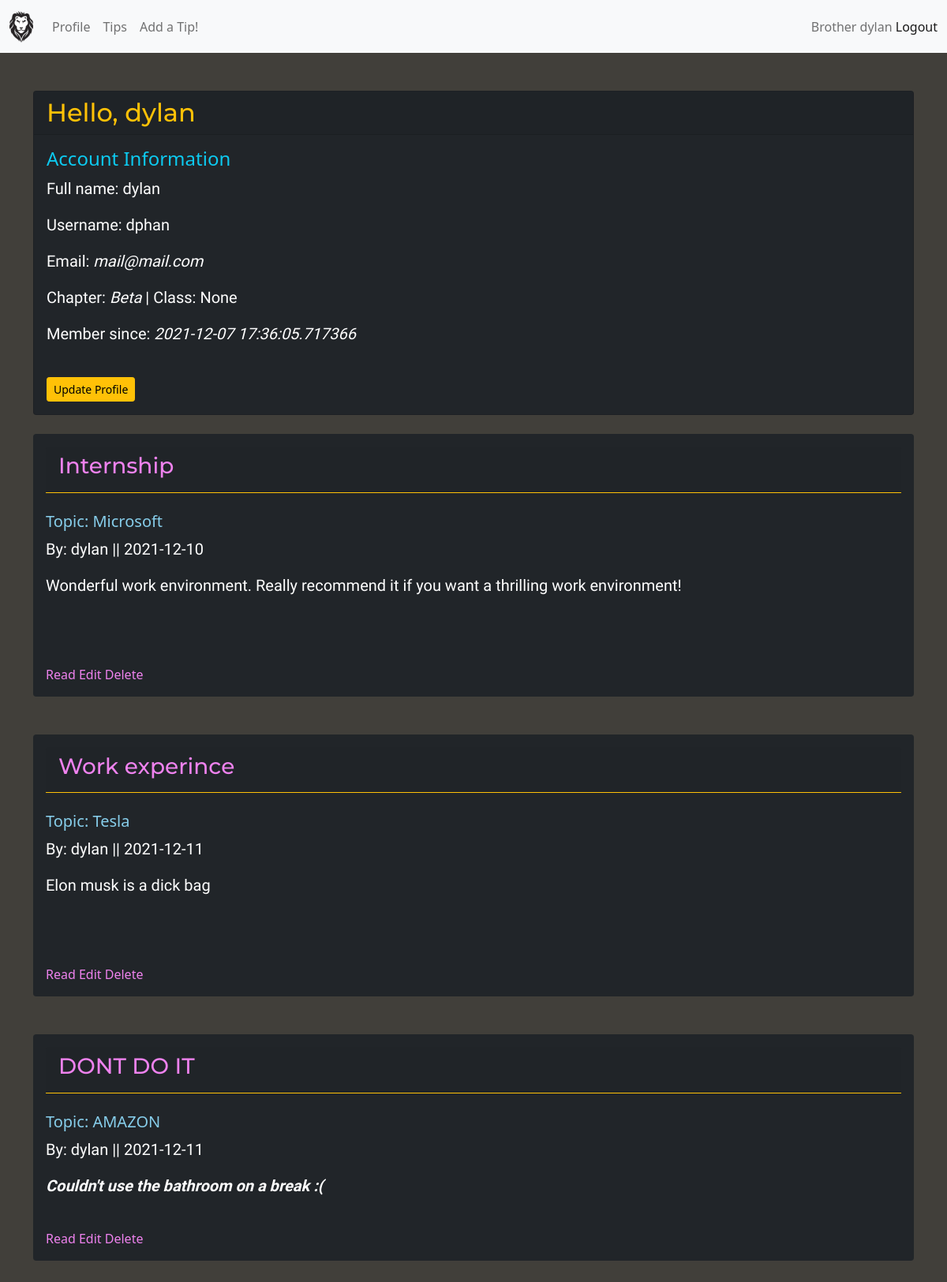
/dashboard (signed in), run on the app's committed database.
### routes.py (models this page shows, shortened)
class Users(UserMixin, db.Model):
    id = db.Column(db.Integer, primary_key=True)
    username = db.Column(db.String(200), unique=True)
    name = db.Column(db.String(200), nullable=False)
    email = db.Column(db.String(120), unique=True)
    chapter_letters = db.Column(db.String(120))
    class_year = db.Column(db.Integer())
    date_added = db.Column(db.DateTime, default=datetime.now)
    password_hash = db.Column(db.String(128))
    tips = db.relationship('TipPost', backref="poster")
    comments = db.relationship('Comment', backref='poster', passive_deletes=True)
    likes = db.relationship('Like', backref='poster', passive_deletes=True)
    @property
    def password(self):
        raise AttributeError('password is not a readable attribute!')

class TipPost(db.Model):
    id = db.Column(db.Integer, primary_key=True)
    title = db.Column(db.String(255))
    body = db.Column(db.Text(500))
    date_posted = db.Column(db.Date, default=datetime.utcnow)
    topic = db.Column(db.String(255))
    poster_id = db.Column(db.Integer, db.ForeignKey('users.id'))
    comments = db.relationship('Comment', backref='tip_post', passive_deletes=True)
    likes = db.relationship('Like', backref='tip_post', passive_deletes=True)

### routes.py (the view)
@app.route('/dashboard')
@login_required
def dashboard():
    tips = TipPost.query.order_by(TipPost.poster_id)
    return render_template('dashboard.html', tips=tips)

### routes.py (called while the page is built)
@login_manager.user_loader
def load_user(user_id):
	return Users.query.get(int(user_id))

@app.context_processor
def base():
    form=SearchForm()
    return dict(form=form)

### templates/dashboard.html (shortened to what this page needs)
{% extends 'base.html' %}
{% block content %}
<br>
<div class="card text-white bg-dark">
    <h2 class="card-header text-warning">Hello, {{ current_user.name }}</h2>
    <div class="card-body">
        <h4 class="card-title text-info">Account Information</h4>
        <p class="card-text">Full name: {{ current_user.name }}</p>
        <p class="card-text">Username: {{ current_user.username }}</p>
        <p class="card-text">Email: <em>{{ current_user.email }} </em></p>
        <p class="card-text">Chapter: <em>{{ current_user.chapter_letters}} </em> | Class: {{ current_user.class_year}}</p>
        <p class="card-text">Member since: <em>{{ current_user.date_added }} </em></p>
        <br>
        <a href="{{ url_for('update', id=current_user.id)}}" class="btn btn-warning btn-sm">Update Profile</a>
    </div>
</div>
<br>
{% for tip in tips %}
{% if tip.poster.id == current_user.id %}
<div class="text-white p-3 mb-5 bg-dark rounded">
    <div class="card-header border-warning">
    <h3>{{ tip.title }}</h3>
    </div>
    <br>
    <h5>Topic: {{ tip.topic }} </h5>
    <p>By: {{ tip.poster.name }} || {{ tip.date_posted }}</p>
    {{ tip.body | safe }} <br>
    <a href="{{ url_for('tip', id=tip.id)}}">Read</a>
    <a href="{{ url_for('edit_tip', id=tip.id)}}">Edit</a>
    <a href="{{ url_for('delete_tip', id=tip.id)}}">Delete</a>
</div>
{% endif %}
{% endfor %}
{% endblock %}

### templates/nav.html (shortened to what this page needs)
<nav class="navbar navbar-expand-lg navbar-light bg-light" >
    <div class="container-fluid">
        {% if current_user.is_authenticated %}
        <a class="navbar-brand" href="{{ url_for('dashboard')}}"><img src="{{ url_for('static', filename='images/lion.png')}}" alt="" width="30" height="40" class="d-inline-block align-text-top"></a>
        {% else %}
        <a class="navbar-brand" href="{{ url_for('home')}}"><img src="{{ url_for('static', filename='images/lion.png')}}" alt="" width="30" height="40" class="d-inline-block align-text-top"></a>
        {% endif %}
        <div class="collapse navbar-collapse text-warning" id="navbarText">
            <ul class="navbar-nav me-auto mb-2 mb-lg-0">
                <li class="nav-item">
                    <a class="nav-link" href="{{ url_for('dashboard')}}">Profile</a>
                </li>
                <li class="nav-item">
                    <a class="nav-link" href="{{ url_for('tip_page')}}">Tips</a>
                </li>
                <li class="nav-item">
                    <a class="nav-link" href="{{ url_for('add_tip') }}">Add a Tip!</a>
                </li>
                {% if current_user.is_authenticated %}
                </ul>
                <span class="navbar-text">
                Brother {{ current_user.name }}
                    <a href="{{ url_for('logout')}}">Logout</a>
                </span>
                {% endif %}
        </div>
    </div>
</nav>

### static/css/styles.css (style rules this page uses)
body { background-color: rgb(65, 63, 58); }
a { text-decoration: none; color: violet; }
h3 { font-family: 'Montserrat', sans-serif; color: violet; }
h2 { font-family: 'Montserrat', sans-serif; }
p { font-family: 'Hind Madurai', sans-serif; font-size: 20px; }
h5 { color: skyblue; }

### data on the page
Users: name "dylan", username "dphan", email "mail@mail.com", chapter_letters "Beta", class_year "None", date_added "2021-12-07 17:36:05.717366"
TipPost: title "Internship", topic "Microsoft", poster.name "dylan", date_posted "2021-12-10", body "Wonderful work environment. Really recommend it if you want a thrilling work environment!"
TipPost: title "Work experince", topic "Tesla", poster.name "dylan", date_posted "2021-12-11", body "Elon musk is a dick bag"
TipPost: title "DONT DO IT", topic "AMAZON", poster.name "dylan", date_posted "2021-12-11", body "Couldn't use the bathroom on a break :("
